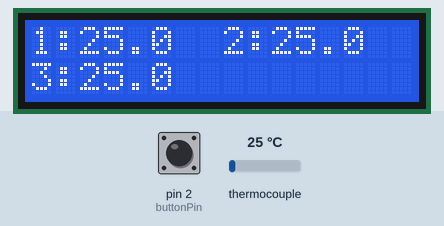
The sketch below on a simulated Arduino Uno, built with avr-gcc and run on an emulated ATmega328P. On the bench: 16×2 character LCD. The inputs (shaded band) are chosen by the test bench; at power-on: pin 2 (buttonPin) LOW, thermocouple 25 °C. The local clock reads 2024-03-15 10:24:30 at power-on unless the sketch sets it; storage starts empty; what the sketch prints to the serial monitor is not drawn.

Above: at 1.8 s.
1.9 s: pin 2 (buttonPin) pulled HIGH for 0.15 s
At 3.4 s:
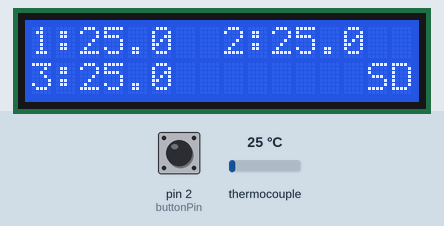
3.7 s: thermocouple set to 6 °C
At 5.0 s:
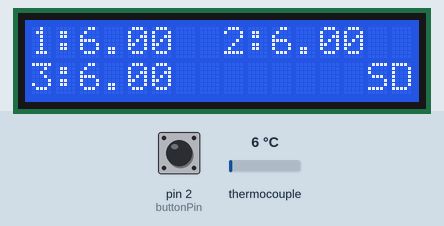
5.7 s: thermocouple set to 75 °C
At 7.4 s:
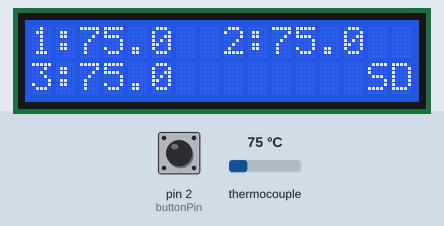
7.7 s: pin 2 (buttonPin) pulled HIGH for 0.15 s
At 9.3 s:
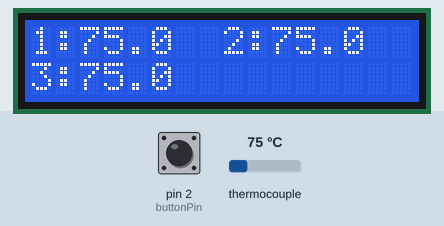
9.7 s: thermocouple set to 150 °C
At 11.0 s:
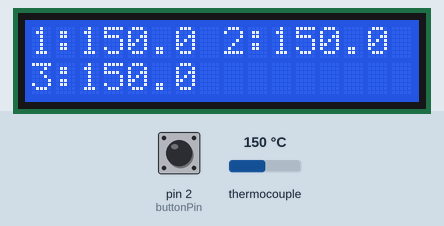
Timing chart, 0 to 12.7 s (numbered marks = the images above; inputs shaded):
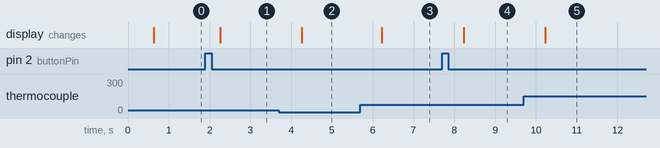

Measured:
- after the input at 1.9 s, the display: changes after 0.36 s (image 1)
- after the input at 3.7 s, the display: changes after 0.56 s (image 2)
- after the input at 5.7 s, the display: changes after 0.53 s (image 3)
- after the input at 7.7 s, the display: changes after 0.53 s (image 4)
- after the input at 9.7 s, the display: changes after 0.54 s (image 5)

The sketch:

Arduino_code_BEP.ino
```cpp
#include <Wire.h>
#include "LiquidCrystal_I2C.h"
#include "RTClib.h"
#include <Adafruit_MAX31865.h>
#include <SD.h>

// Pin definitions
//// SD Card, RTC, LCD, button
#define CS_SD 4         // SD card module chip select
RTC_DS3231 rtc;
LiquidCrystal_I2C lcd(0x27,  16, 2);
const int buttonPin = 2;
bool writingToFile = false;

//// Temp sensors
#define CS_PIN_1 6      // MAX31865 sensor 1 chip select
#define CS_PIN_2 7      // MAX31865 sensor 2 chip select
#define CS_PIN_3 8      // MAX31865 sensor 3 chip select
#define RREF 430.0      // Reference resistor for MAX31865
#define RNOMINAL 100.0  // Nominal resistance for PT100 sensor
Adafruit_MAX31865 sensor1 = Adafruit_MAX31865(CS_PIN_1);  // First sensor
Adafruit_MAX31865 sensor2 = Adafruit_MAX31865(CS_PIN_2);  // Second sensor
Adafruit_MAX31865 sensor3 = Adafruit_MAX31865(CS_PIN_3);  // Third sensor

// Files to write data onto
char filename1[30];
char filename2[30];
char filename3[30];

unsigned long previousMillis = 0;
const long interval = 1000; // time interval

void setup() {
  Serial.begin(115200);

  pinMode(buttonPin, INPUT);
  //initialize lcd screen
  lcd.init();
  delay(500);
  lcd.backlight();
  lcd.setCursor(0,0);
  lcd.print("T1:");

  lcd.setCursor(0,1);
  lcd.print("T2:");

  // Initialize SD card
  if (!SD.begin(CS_SD)) {
    Serial.println("SD card initialization failed!");
    while (1);
  }
  Serial.println("SD card initialized.");

  // Initialize RTC
  if (!rtc.begin()) {
    Serial.println("Couldn't find RTC");
    while (1);
  }
  Serial.println("RTC initialized.");
  // Uncomment this line ONCE to set the RTC to your computer's current date and time
//  rtc.adjust(DateTime(F(__DATE__), F(__TIME__)));

//  // Check if the RTC is running
//  if (rtc.lostPower()) {
//    Serial.println("RTC lost power, setting the time!");
//    // Uncomment to set RTC to the compile time
//     rtc.adjust(DateTime(F(__DATE__), F(__TIME__)));
//  }

  // Initialize sensors
  sensor1.begin(MAX31865_4WIRE);
  sensor2.begin(MAX31865_4WIRE);
  sensor3.begin(MAX31865_4WIRE);

  Serial.println("Reading temperatures from three MAX31865 sensors...");

  // Get current date and time from RTC
  DateTime now = rtc.now();
  char dateBuffer[9];  // Buffer for date (YYMMDD)
  char timeBuffer[7];  // Buffer for time (HHMM)
  snprintf(dateBuffer, sizeof(dateBuffer), "%02d%02d%02d", now.year() % 100, now.month(), now.day());
  snprintf(timeBuffer, sizeof(timeBuffer), "%02d%02d", now.hour(), now.minute());

  sprintf(filename1, "1_%02d%02d.txt", now.month(), now.day());
  sprintf(filename2, "2_%02d%02d.txt", now.month(), now.day());
  sprintf(filename3, "3_%02d%02d.txt", now.month(), now.day());

  // Initial measurement on power-up
  takeMeasurements();
}

void loop() {
  unsigned long currentMillis = millis();

  // Take measurement at intervals
  if (currentMillis - previousMillis >= interval) {
    previousMillis = currentMillis;
    takeMeasurements();
  }

  if (digitalRead(buttonPin) == HIGH) {
  writingToFile = !writingToFile;
  Serial.print("button is: ");
  Serial.println(writingToFile);
  delay(300);
  }

  // Get current date and time from RTC
  DateTime now = rtc.now();
  char timeprint[7];  // Buffer for time (HHMMSS)
  snprintf(timeprint, sizeof(timeprint), "%02d:%02d", now.hour(), now.minute());
}

void takeMeasurements() {
  // Read temperatures
  float temp1 = sensor1.temperature(RNOMINAL, RREF); // Read sensor 1
  float temp2 = sensor2.temperature(RNOMINAL, RREF); // Read sensor 2
  float temp3 = sensor3.temperature(RNOMINAL, RREF); // Read sensor 3
  // Print the temperatures to the Serial Monitor
  Serial.print("Sensor 1 Temperature: ");
  Serial.print(temp1);
  Serial.println(" C");

  Serial.print("Sensor 2 Temperature: ");
  Serial.print(temp2);
  Serial.println(" C");

  Serial.print("Sensor 3 Temperature: ");
  Serial.print(temp3);
  Serial.println(" C");

  lcd.setCursor(0,0);
  lcd.print("1:");
  lcd.print(temp1,1);

  lcd.setCursor(8,0);
  lcd.print("2:");
  lcd.print(temp2,1);

  lcd.setCursor(0,1);
  lcd.print("3:");
  lcd.print(temp3,1);

  // Write to files
  if (writingToFile){
    writeToFile(filename1, temp1);
    writeToFile(filename2, temp2);
    writeToFile(filename3, temp3);
    lcd.setCursor(14,1);
    lcd.print("SD");
  }else{
    lcd.setCursor(14,1);
    lcd.print("  ");
  }
}

void writeToFile(const char *filename, float temp) {
  File file = SD.open(filename, FILE_WRITE);
  if (file) {
    file.println(temp);
    file.close();
    Serial.print("Data written to ");
    Serial.println(filename);
  } else {
    Serial.print("Failed to open file: ");
    Serial.println(filename);
  }
}
```
